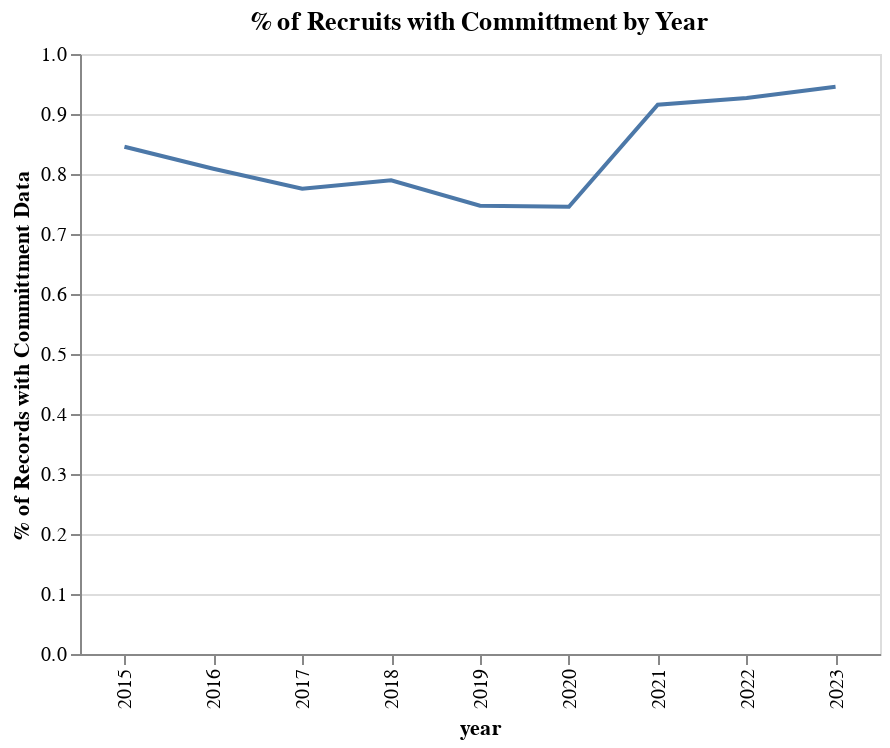

This figure's notebook cell:
### Code cell
a = data.groupby(by = 'year').agg({'committed_hasdata_flag': 'mean'}).reset_index()

alt.Chart(a).mark_line().encode(
    x = 'year:O',
    y = alt.Y('committed_hasdata_flag', title = '% of Records with Committment Data'))\
.properties(height = 300, width = 400, title = '% of Recruits with Committment by Year')

### Figure 1 — Vega-Lite specification as saved in the notebook (floating-point values rounded to 4 significant figures)
{"config": {"view": {"continuousWidth": 300, "continuousHeight": 300}}, "data": {"name": "data-81d8c60a0b0378ef0fb4860e1a44716a"}, "mark": {"type": "line"}, "encoding": {"x": {"field": "year", "type": "ordinal"}, "y": {"field": "committed_hasdata_flag", "title": "% of Records with Committment Data", "type": "quantitative"}}, "height": 300, "title": "% of Recruits with Committment by Year", "width": 400, "$schema": "https://vega.github.io/schema/vega-lite/v5.16.3.json", "datasets": {"data-81d8c60a0b0378ef0fb4860e1a44716a": [{"year": 2015, "committed_hasdata_flag": 0.8453}, {"year": 2016, "committed_hasdata_flag": 0.8088}, {"year": 2017, "committed_hasdata_flag": 0.7756}, {"year": 2018, "committed_hasdata_flag": 0.7894}, {"year": 2019, "committed_hasdata_flag": 0.7472}, {"year": 2020, "committed_hasdata_flag": 0.7453}, {"year": 2021, "committed_hasdata_flag": 0.9156}, {"year": 2022, "committed_hasdata_flag": 0.9267}, {"year": 2023, "committed_hasdata_flag": 0.9453}]}}
